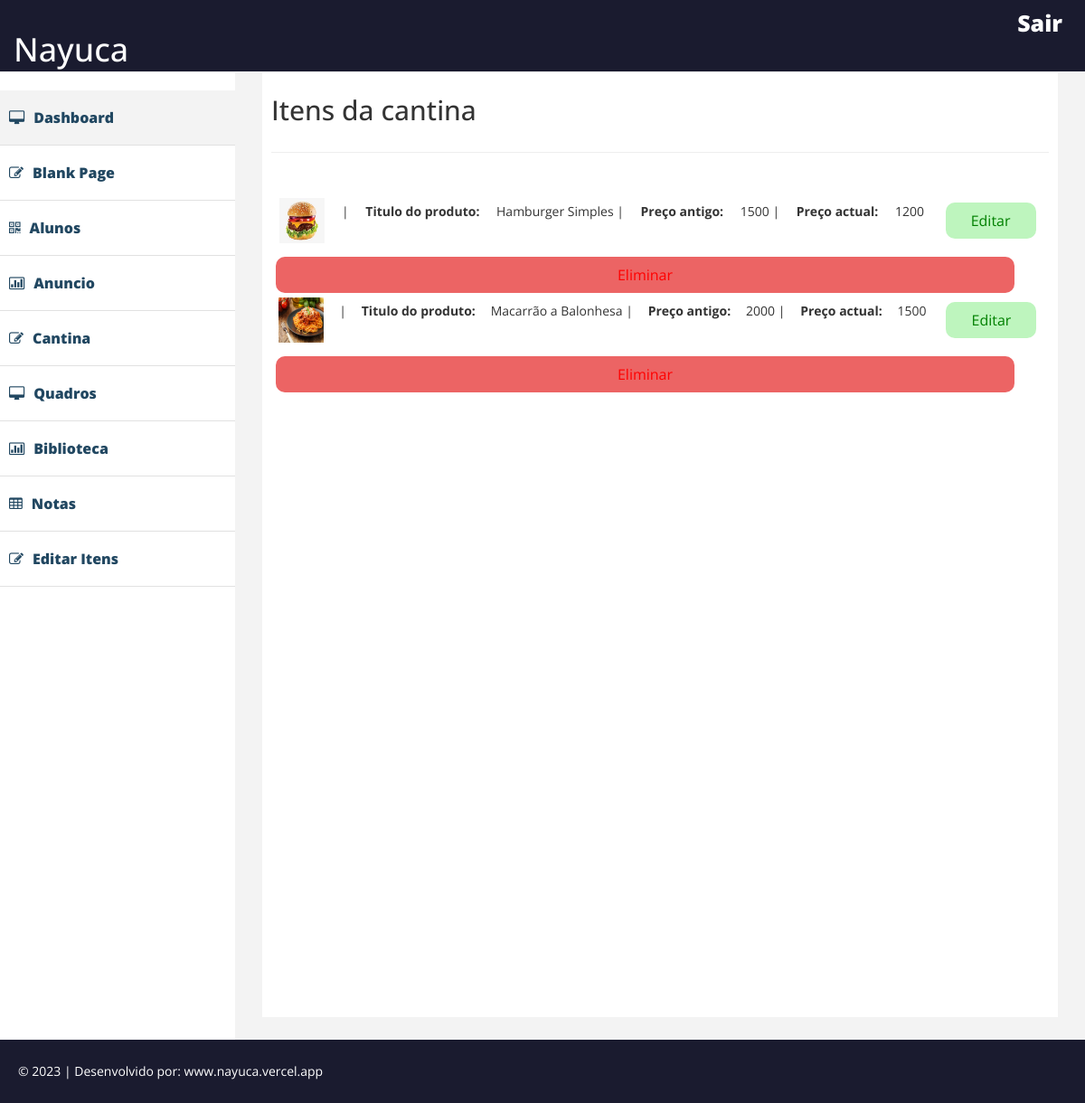
The page /dashboard/editArtigos-cantina.php on the database its author committed.
### tables this page shows
CREATE TABLE `cantina` (
  `idproduto` int(11) NOT NULL,
  `imgproduto` text NOT NULL,
  `nomeproduto` varchar(100) NOT NULL,
  `descricaoproduto` text NOT NULL,
  `precoantigo` varchar(50) NOT NULL,
  `preconovo` varchar(50) NOT NULL
);

### dashboard/editArtigos-cantina.php (the view, shortened to what this page needs)
<?php
include "../conexao.php";
?>
<!DOCTYPE html>
<html xmlns="http://www.w3.org/1999/xhtml">
<head>
    <link href="assets/css/bootstrap.css" rel="stylesheet" />
    <link href="assets/css/font-awesome.css" rel="stylesheet" />
    <link href="assets/css/custom.css" rel="stylesheet" />
   <link rel="stylesheet" href="./assets/css/style.module.css">
</head>
<body>
    <div id="wrapper">
         <div class="navbar navbar-inverse navbar-fixed-top">
            <div class="adjust-nav">
                <div class="navbar-header">
                    <a class="navbar-brand" href="./painel.php">
                        <h1>Nayuca</h1>
                    </a>
                </div>
                 <span class="logout-spn" >
                  <a href="#" style="color:#fff;">Sair</a>
                </span>
            </div>
        </div>
        <nav class="navbar-default navbar-side" role="navigation">
            <?php include('./menu.php'); ?>
        </nav>
        <div id="page-wrapper" >
                <div id="page-inner">
                        <div class="row">
                                <div class="col-md-12">
                                <h2>Itens da cantina</h2>
                                </div>
                        </div>
                    <hr />
                    <div>
            <div class="nt-nt" style="display: flex; flex-direction: column;">
                <?php
                 $sqluser = "SELECT * FROM cantina";
                 $resultuser = mysqli_query($connect,$sqluser);
                ?>
                <br>
                <?php
                    while($exibiruser = mysqli_fetch_array($resultuser)){
                ?>
                <form action="./editCantina.php" method="get">
                    <p style="display: flex; justify-content: space-around;"><img src="../assets/cantina/<?php echo $exibiruser['imgproduto'] ?>" style="width: 50px; height: 50px;"> | <strong>Titulo do produto:</strong> <?php echo $exibiruser['nomeproduto'] ?>  | <strong>Preço antigo:</strong> <?php echo $exibiruser['precoantigo'] ?>  | <strong>Preço actual:</strong> <?php echo $exibiruser['preconovo'] ?>
                    <input type="submit" value="Editar" style="width: 100px; margin: 5px; border-bottom: none; border-radius: 10px; height: 40px; background-color: rgba(127,235,127,0.5); color: green;">
                </p>
                </form>
                <form action="./processardeleteCan.php" method="post">
                    <input type="submit" value="Eliminar" name="eliminar" style="width: 95%; margin: 5px; border-bottom: none; border-radius: 10px; height: 40px; background-color: rgb(236,100,100); color: red;">
                </form>
                <?php } mysqli_close($connect);?>
            </div>
        </div>
                </div>
        </div>
    </div>
    <div class="footer">
      <div class="row">
          <div class="col-lg-12" >
              &copy;  2023 | Desenvolvido por: <a href="https://nayuca.vercel.app" style="color:#fff;" target="_blank">www.nayuca.vercel.app</a>
          </div>
      </div>
    </div>
</body>
</html>

### dashboard/assets/css/custom.css (style rules this page uses)
body { font-family: 'Open Sans', sans-serif; line-height:30px; }
#wrapper { width: 100%; margin-top:50px; }
#page-wrapper { padding: 15px 15px; min-height: 600px; background:#F3F3F3; }
#page-inner { width:100%; margin:10px 20px 10px 0px; background-color:#fff!important; padding:10px; min-height:1050px; }
.navbar-side { border:none; background-color: #fff; }
.navbar-inverse { background-color: #1A1B2F; border-color: #F0F0F0; min-height: 80px; }
.logout-spn { float:right; color:#fff; font-size:25px; font-weight:800; margin:20px; margin: 10px 25px 10px 50px; }
.logout-spn a { text-decoration:none; }
.footer { background-color:#1A1B2F; width:100%; color:#fff; padding:20px 50px 20px 50px; padding-left:20px; }
@media (min-width:768px) { #page-wrapper { margin: 0 0 0 260px; padding: 15px 30px; min-height: 1050px; } }
@media (min-width:768px) { .navbar-side { z-index: 1; position: absolute; width: 260px; } }

### dashboard/assets/css/style.module.css (style rules this page uses)
:root { --azul-escuro: #1A1B2F; --amarelo: #FFB423; }
form { display: flex; flex-direction: column; }
span { color: red rgb(127, 235, 127); }
input, textarea, select { height: 3em; width: 30em; margin-bottom: 1em; border: none; background-color: #f1f2f1; border-bottom: 2px solid #1A1B2F; font-size: 12pt; padding: 5px; transition: 300ms; cursor: pointer; }
.nt-nt { display: flex; }

### rows shown on the page
cantina: imgproduto (picture), nomeproduto "Hamburger Simples", precoantigo "1500", preconovo "1200"
cantina: imgproduto (picture), nomeproduto "Macarrão a Balonhesa", precoantigo "2000", preconovo "1500"
